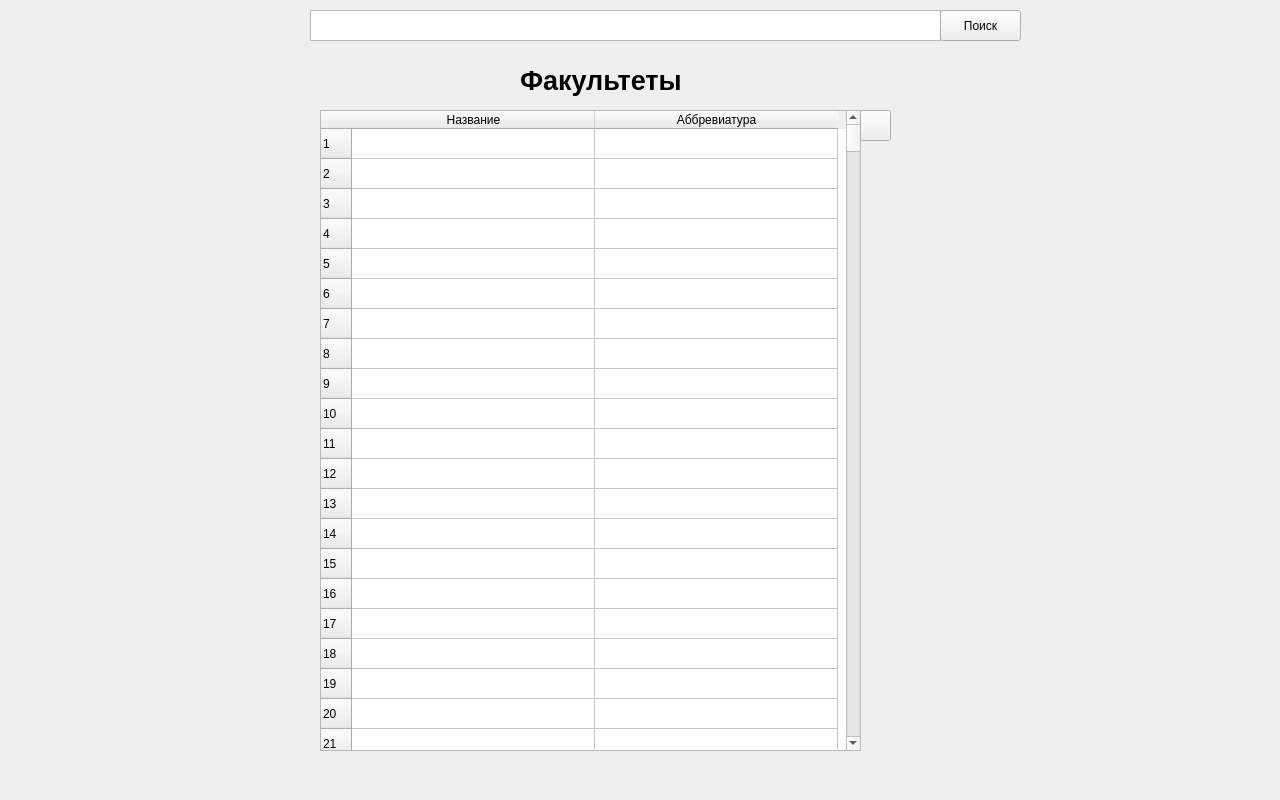
<?xml version="1.0" encoding="UTF-8"?>
<ui version="4.0">
 <class>Faculty</class>
 <widget class="QWidget" name="Faculty">
  <property name="geometry">
   <rect>
    <x>0</x>
    <y>0</y>
    <width>1280</width>
    <height>800</height>
   </rect>
  </property>
  <property name="acceptDrops">
   <bool>false</bool>
  </property>
  <property name="windowTitle">
   <string>Form</string>
  </property>
  <widget class="QLabel" name="label_image">
   <property name="geometry">
    <rect>
     <x>0</x>
     <y>0</y>
     <width>1280</width>
     <height>800</height>
    </rect>
   </property>
   <property name="text">
    <string/>
   </property>
   <property name="pixmap">
    <pixmap>DesignImages/fon_end.png</pixmap>
   </property>
  </widget>
  <widget class="QTableWidget" name="tab_faculty">
   <property name="geometry">
    <rect>
     <x>320</x>
     <y>110</y>
     <width>541</width>
     <height>641</height>
    </rect>
   </property>
   <property name="rowCount">
    <number>1000</number>
   </property>
   <attribute name="horizontalHeaderDefaultSectionSize">
    <number>243</number>
   </attribute>
   <attribute name="horizontalHeaderHighlightSections">
    <bool>false</bool>
   </attribute>
   <row/>
   <row/>
   <row/>
   <row/>
   <row/>
   <row/>
   <row/>
   <row/>
   <row/>
   <row/>
   <row/>
   <row/>
   <row/>
   <row/>
   <row/>
   <row/>
   <row/>
   <row/>
   <row/>
   <row/>
   <row/>
   <row/>
   <row/>
   <row/>
   <row/>
   <row/>
   <row/>
   <row/>
   <row/>
   <row/>
   <row/>
   <row/>
   <row/>
   <row/>
   <row/>
   <row/>
   <row/>
   <row/>
   <row/>
   <row/>
   <row/>
   <row/>
   <row/>
   <row/>
   <row/>
   <row/>
   <row/>
   <row/>
   <row/>
   <row/>
   <row/>
   <row/>
   <row/>
   <row/>
   <row/>
   <row/>
   <row/>
   <row/>
   <row/>
   <row/>
   <row/>
   <row/>
   <row/>
   <row/>
   <row/>
   <row/>
   <row/>
   <row/>
   <row/>
   <row/>
   <row/>
   <row/>
   <row/>
   <row/>
   <row/>
   <row/>
   <row/>
   <row/>
   <row/>
   <row/>
   <row/>
   <row/>
   <row/>
   <row/>
   <row/>
   <row/>
   <row/>
   <row/>
   <row/>
   <row/>
   <row/>
   <row/>
   <row/>
   <row/>
   <row/>
   <row/>
   <row/>
   <row/>
   <row/>
   <row/>
   <row/>
   <row/>
   <row/>
   <row/>
   <row/>
   <row/>
   <row/>
   <row/>
   <row/>
   <row/>
   <row/>
   <row/>
   <row/>
   <row/>
   <row/>
   <row/>
   <row/>
   <row/>
   <row/>
   <row/>
   <row/>
   <row/>
   <row/>
   <row/>
   <row/>
   <row/>
   <row/>
   <row/>
   <row/>
   <row/>
   <row/>
   <row/>
   <row/>
   <row/>
   <row/>
   <row/>
   <row/>
   <row/>
   <row/>
   <row/>
   <row/>
   <row/>
   <row/>
   <row/>
   <row/>
   <row/>
   <row/>
   <row/>
   <row/>
   <row/>
   <row/>
   <row/>
   <row/>
   <row/>
   <row/>
   <row/>
   <row/>
   <row/>
   <row/>
   <row/>
   <row/>
   <row/>
   <row/>
   <row/>
   <row/>
   <row/>
   <row/>
   <row/>
   <row/>
   <row/>
   <row/>
   <row/>
   <row/>
   <row/>
   <row/>
   <row/>
   <row/>
   <row/>
   <row/>
   <row/>
   <row/>
   <row/>
   <row/>
   <row/>
   <row/>
   <row/>
   <row/>
   <row/>
   <row/>
   <row/>
   <row/>
   <row/>
   <row/>
   <row/>
   <row/>
   <row/>
   <row/>
   <row/>
   <row/>
   <row/>
   <row/>
   <row/>
   <row/>
   <row/>
   <row/>
   <row/>
   <row/>
   <row/>
   <row/>
   <row/>
   <row/>
   <row/>
   <row/>
   <row/>
   <row/>
   <row/>
   <row/>
   <row/>
   <row/>
   <row/>
   <row/>
   <row/>
   <row/>
   <row/>
   <row/>
   <row/>
   <row/>
   <row/>
   <row/>
   <row/>
   <row/>
   <row/>
   <row/>
   <row/>
   <row/>
   <row/>
   <row/>
   <row/>
   <row/>
   <row/>
   <row/>
   <row/>
   <row/>
   <row/>
   <row/>
   <row/>
   <row/>
   <row/>
   <row/>
   <row/>
   <row/>
   <row/>
   <row/>
   <row/>
   <row/>
   <row/>
   <row/>
   <row/>
   <row/>
   <row/>
   <row/>
   <row/>
   <row/>
   <row/>
   <row/>
   <row/>
   <row/>
   <row/>
   <row/>
   <row/>
   <row/>
   <row/>
   <row/>
   <row/>
   <row/>
   <row/>
   <row/>
   <row/>
   <row/>
   <row/>
   <row/>
   <row/>
   <row/>
   <row/>
   <row/>
   <row/>
   <row/>
   <row/>
   <row/>
   <row/>
   <row/>
   <row/>
   <row/>
   <row/>
   <row/>
   <row/>
   <row/>
   <row/>
   <row/>
   <row/>
   <row/>
   <row/>
   <row/>
   <row/>
   <row/>
   <row/>
   <row/>
   <row/>
   <row/>
   <row/>
   <row/>
   <row/>
   <row/>
   <row/>
   <row/>
   <row/>
   <row/>
   <row/>
   <row/>
   <row/>
   <row/>
   <row/>
   <row/>
   <row/>
   <row/>
   <row/>
   <row/>
   <row/>
   <row/>
   <row/>
   <row/>
   <row/>
   <row/>
   <row/>
   <row/>
   <row/>
   <row/>
   <row/>
   <row/>
   <row/>
   <row/>
   <row/>
   <row/>
   <row/>
   <row/>
   <row/>
   <row/>
   <row/>
   <row/>
   <row/>
   <row/>
   <row/>
   <row/>
   <row/>
   <row/>
   <row/>
   <row/>
   <row/>
   <row/>
   <row/>
   <row/>
   <row/>
   <row/>
   <row/>
   <row/>
   <row/>
   <row/>
   <row/>
   <row/>
   <row/>
   <row/>
   <row/>
   <row/>
   <row/>
   <row/>
   <row/>
   <row/>
   <row/>
   <row/>
   <row/>
   <row/>
   <row/>
   <row/>
   <row/>
   <row/>
   <row/>
   <row/>
   <row/>
   <row/>
   <row/>
   <row/>
   <row/>
   <row/>
   <row/>
   <row/>
   <row/>
   <row/>
   <row/>
   <row/>
   <row/>
   <row/>
   <row/>
   <row/>
   <row/>
   <row/>
   <row/>
   <row/>
   <row/>
   <row/>
   <row/>
   <row/>
   <row/>
   <row/>
   <row/>
   <row/>
   <row/>
   <row/>
   <row/>
   <row/>
   <row/>
   <row/>
   <row/>
   <row/>
   <row/>
   <row/>
   <row/>
   <row/>
   <row/>
   <row/>
   <row/>
   <row/>
   <row/>
   <row/>
   <row/>
   <row/>
   <row/>
   <row/>
   <row/>
   <row/>
   <row/>
   <row/>
   <row/>
   <row/>
   <row/>
   <row/>
   <row/>
   <row/>
   <row/>
   <row/>
   <row/>
   <row/>
   <row/>
   <row/>
   <row/>
   <row/>
   <row/>
   <row/>
   <row/>
   <row/>
   <row/>
   <row/>
   <row/>
   <row/>
   <row/>
   <row/>
   <row/>
   <row/>
   <row/>
   <row/>
   <row/>
   <row/>
   <row/>
   <row/>
   <row/>
   <row/>
   <row/>
   <row/>
   <row/>
   <row/>
   <row/>
   <row/>
   <row/>
   <row/>
   <row/>
   <row/>
   <row/>
   <row/>
   <row/>
   <row/>
   <row/>
   <row/>
   <row/>
   <row/>
   <row/>
   <row/>
   <row/>
   <row/>
   <row/>
   <row/>
   <row/>
   <row/>
   <row/>
   <row/>
   <row/>
   <row/>
   <row/>
   <row/>
   <row/>
   <row/>
   <row/>
   <row/>
   <row/>
   <row/>
   <row/>
   <row/>
   <row/>
   <row/>
   <row/>
   <row/>
   <row/>
   <row/>
   <row/>
   <row/>
   <row/>
   <row/>
   <row/>
   <row/>
   <row/>
   <row/>
   <row/>
   <row/>
   <row/>
   <row/>
   <row/>
   <row/>
   <row/>
   <row/>
   <row/>
   <row/>
   <row/>
   <row/>
   <row/>
   <row/>
   <row/>
   <row/>
   <row/>
   <row/>
   <row/>
   <row/>
   <row/>
   <row/>
   <row/>
   <row/>
   <row/>
   <row/>
   <row/>
   <row/>
   <row/>
   <row/>
   <row/>
   <row/>
   <row/>
   <row/>
   <row/>
   <row/>
   <row/>
   <row/>
   <row/>
   <row/>
   <row/>
   <row/>
   <row/>
   <row/>
   <row/>
   <row/>
   <row/>
   <row/>
   <row/>
   <row/>
   <row/>
   <row/>
   <row/>
   <row/>
   <row/>
   <row/>
   <row/>
   <row/>
   <row/>
   <row/>
   <row/>
   <row/>
   <row/>
   <row/>
   <row/>
   <row/>
   <row/>
   <row/>
   <row/>
   <row/>
   <row/>
   <row/>
   <row/>
   <row/>
   <row/>
   <row/>
   <row/>
   <row/>
   <row/>
   <row/>
   <row/>
   <row/>
   <row/>
   <row/>
   <row/>
   <row/>
   <row/>
   <row/>
   <row/>
   <row/>
   <row/>
   <row/>
   <row/>
   <row/>
   <row/>
   <row/>
   <row/>
   <row/>
   <row/>
   <row/>
   <row/>
   <row/>
   <row/>
   <row/>
   <row/>
   <row/>
   <row/>
   <row/>
   <row/>
   <row/>
   <row/>
   <row/>
   <row/>
   <row/>
   <row/>
   <row/>
   <row/>
   <row/>
   <row/>
   <row/>
   <row/>
   <row/>
   <row/>
   <row/>
   <row/>
   <row/>
   <row/>
   <row/>
   <row/>
   <row/>
   <row/>
   <row/>
   <row/>
   <row/>
   <row/>
   <row/>
   <row/>
   <row/>
   <row/>
   <row/>
   <row/>
   <row/>
   <row/>
   <row/>
   <row/>
   <row/>
   <row/>
   <row/>
   <row/>
   <row/>
   <row/>
   <row/>
   <row/>
   <row/>
   <row/>
   <row/>
   <row/>
   <row/>
   <row/>
   <row/>
   <row/>
   <row/>
   <row/>
   <row/>
   <row/>
   <row/>
   <row/>
   <row/>
   <row/>
   <row/>
   <row/>
   <row/>
   <row/>
   <row/>
   <row/>
   <row/>
   <row/>
   <row/>
   <row/>
   <row/>
   <row/>
   <row/>
   <row/>
   <row/>
   <row/>
   <row/>
   <row/>
   <row/>
   <row/>
   <row/>
   <row/>
   <row/>
   <row/>
   <row/>
   <row/>
   <row/>
   <row/>
   <row/>
   <row/>
   <row/>
   <row/>
   <row/>
   <row/>
   <row/>
   <row/>
   <row/>
   <row/>
   <row/>
   <row/>
   <row/>
   <row/>
   <row/>
   <row/>
   <row/>
   <row/>
   <row/>
   <row/>
   <row/>
   <row/>
   <row/>
   <row/>
   <row/>
   <row/>
   <row/>
   <row/>
   <row/>
   <row/>
   <row/>
   <row/>
   <row/>
   <row/>
   <row/>
   <row/>
   <row/>
   <row/>
   <row/>
   <row/>
   <row/>
   <row/>
   <row/>
   <row/>
   <row/>
   <row/>
   <row/>
   <row/>
   <row/>
   <row/>
   <row/>
   <row/>
   <row/>
   <row/>
   <row/>
   <row/>
   <row/>
   <row/>
   <row/>
   <row/>
   <row/>
   <row/>
   <row/>
   <row/>
   <row/>
   <row/>
   <row/>
   <row/>
   <row/>
   <row/>
   <row/>
   <row/>
   <row/>
   <row/>
   <row/>
   <row/>
   <row/>
   <row/>
   <row/>
   <row/>
   <row/>
   <row/>
   <row/>
   <row/>
   <row/>
   <row/>
   <row/>
   <row/>
   <row/>
   <row/>
   <row/>
   <row/>
   <row/>
   <row/>
   <row/>
   <row/>
   <row/>
   <row/>
   <row/>
   <row/>
   <row/>
   <row/>
   <row/>
   <row/>
   <row/>
   <row/>
   <row/>
   <row/>
   <row/>
   <row/>
   <row/>
   <row/>
   <row/>
   <row/>
   <row/>
   <row/>
   <row/>
   <row/>
   <row/>
   <row/>
   <row/>
   <row/>
   <row/>
   <row/>
   <row/>
   <row/>
   <row/>
   <row/>
   <row/>
   <row/>
   <row/>
   <row/>
   <row/>
   <row/>
   <row/>
   <row/>
   <row/>
   <row/>
   <row/>
   <row/>
   <row/>
   <row/>
   <row/>
   <row/>
   <row/>
   <row/>
   <row/>
   <row/>
   <row/>
   <row/>
   <row/>
   <row/>
   <row/>
   <row/>
   <row/>
   <row/>
   <row/>
   <row/>
   <row/>
   <row/>
   <row/>
   <row/>
   <row/>
   <row/>
   <row/>
   <row/>
   <row/>
   <row/>
   <row/>
   <row/>
   <row/>
   <row/>
   <row/>
   <row/>
   <row/>
   <row/>
   <row/>
   <row/>
   <row/>
   <row/>
   <row/>
   <row/>
   <row/>
   <row/>
   <row/>
   <row/>
   <row/>
   <row/>
   <row/>
   <row/>
   <row/>
   <row/>
   <row/>
   <row/>
   <row/>
   <row/>
   <row/>
   <row/>
   <row/>
   <row/>
   <row/>
   <row/>
   <row/>
   <row/>
   <row/>
   <row/>
   <row/>
   <row/>
   <row/>
   <row/>
   <row/>
   <row/>
   <row/>
   <row/>
   <row/>
   <row/>
   <row/>
   <row/>
   <row/>
   <row/>
   <row/>
   <row/>
   <row/>
   <row/>
   <row/>
   <row/>
   <row/>
   <row/>
   <row/>
   <row/>
   <row/>
   <row/>
   <row/>
   <row/>
   <row/>
   <row/>
   <row/>
   <row/>
   <row/>
   <row/>
   <row/>
   <row/>
   <row/>
   <row/>
   <row/>
   <row/>
   <row/>
   <row/>
   <row/>
   <row/>
   <row/>
   <row/>
   <row/>
   <row/>
   <row/>
   <row/>
   <row/>
   <row/>
   <row/>
   <row/>
   <row/>
   <row/>
   <row/>
   <row/>
   <row/>
   <row/>
   <row/>
   <row/>
   <row/>
   <row/>
   <row/>
   <row/>
   <row/>
   <row/>
   <column>
    <property name="text">
     <string>Название</string>
    </property>
   </column>
   <column>
    <property name="text">
     <string>Аббревиатура</string>
    </property>
   </column>
  </widget>
  <widget class="QTextEdit" name="line_search">
   <property name="geometry">
    <rect>
     <x>310</x>
     <y>10</y>
     <width>631</width>
     <height>31</height>
    </rect>
   </property>
  </widget>
  <widget class="QPushButton" name="push_search">
   <property name="geometry">
    <rect>
     <x>940</x>
     <y>10</y>
     <width>81</width>
     <height>31</height>
    </rect>
   </property>
   <property name="text">
    <string>Поиск</string>
   </property>
  </widget>
  <widget class="QLabel" name="label_faculty">
   <property name="geometry">
    <rect>
     <x>520</x>
     <y>60</y>
     <width>171</width>
     <height>41</height>
    </rect>
   </property>
   <property name="font">
    <font>
     <pointsize>20</pointsize>
     <weight>75</weight>
     <bold>true</bold>
    </font>
   </property>
   <property name="text">
    <string>Факультеты</string>
   </property>
  </widget>
  <widget class="QPushButton" name="push_add">
   <property name="geometry">
    <rect>
     <x>860</x>
     <y>110</y>
     <width>31</width>
     <height>31</height>
    </rect>
   </property>
   <property name="text">
    <string/>
   </property>
   <property name="icon">
    <iconset>
     <normaloff>DesignImages/Add_end.png</normaloff>DesignImages/Add_end.png</iconset>
   </property>
   <property name="iconSize">
    <size>
     <width>24</width>
     <height>24</height>
    </size>
   </property>
  </widget>
 </widget>
 <resources/>
 <connections/>
</ui>
